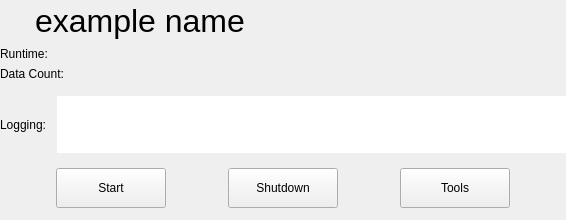
<?xml version="1.0" encoding="UTF-8"?>
<ui version="4.0">
 <class>AlgoStatusWidget</class>
 <widget class="QWidget" name="AlgoStatusWidget">
  <property name="geometry">
   <rect>
    <x>0</x>
    <y>0</y>
    <width>566</width>
    <height>220</height>
   </rect>
  </property>
  <property name="sizePolicy">
   <sizepolicy hsizetype="MinimumExpanding" vsizetype="MinimumExpanding">
    <horstretch>0</horstretch>
    <verstretch>0</verstretch>
   </sizepolicy>
  </property>
  <property name="maximumSize">
   <size>
    <width>566</width>
    <height>220</height>
   </size>
  </property>
  <property name="windowTitle">
   <string>Algo Status Widget</string>
  </property>
  <property name="styleSheet">
   <string notr="true"/>
  </property>
  <layout class="QVBoxLayout" name="verticalLayout_3">
   <property name="leftMargin">
    <number>0</number>
   </property>
   <property name="topMargin">
    <number>0</number>
   </property>
   <property name="rightMargin">
    <number>0</number>
   </property>
   <property name="bottomMargin">
    <number>0</number>
   </property>
   <item>
    <widget class="QWidget" name="widget_4" native="true">
     <property name="sizePolicy">
      <sizepolicy hsizetype="Preferred" vsizetype="Expanding">
       <horstretch>0</horstretch>
       <verstretch>2</verstretch>
      </sizepolicy>
     </property>
     <layout class="QHBoxLayout" name="horizontalLayout_2">
      <property name="leftMargin">
       <number>0</number>
      </property>
      <property name="topMargin">
       <number>0</number>
      </property>
      <property name="rightMargin">
       <number>0</number>
      </property>
      <property name="bottomMargin">
       <number>0</number>
      </property>
      <item>
       <widget class="QWidget" name="widget_3" native="true">
        <property name="sizePolicy">
         <sizepolicy hsizetype="Preferred" vsizetype="Preferred">
          <horstretch>0</horstretch>
          <verstretch>0</verstretch>
         </sizepolicy>
        </property>
        <layout class="QVBoxLayout" name="verticalLayout_2">
         <property name="leftMargin">
          <number>0</number>
         </property>
         <property name="topMargin">
          <number>0</number>
         </property>
         <property name="rightMargin">
          <number>0</number>
         </property>
         <property name="bottomMargin">
          <number>0</number>
         </property>
         <item>
          <widget class="QLabel" name="name_label">
           <property name="sizePolicy">
            <sizepolicy hsizetype="Preferred" vsizetype="Expanding">
             <horstretch>0</horstretch>
             <verstretch>3</verstretch>
            </sizepolicy>
           </property>
           <property name="minimumSize">
            <size>
             <width>0</width>
             <height>0</height>
            </size>
           </property>
           <property name="font">
            <font>
             <pointsize>24</pointsize>
            </font>
           </property>
           <property name="text">
            <string>example name</string>
           </property>
           <property name="alignment">
            <set>Qt::AlignCenter</set>
           </property>
          </widget>
         </item>
         <item>
          <widget class="QWidget" name="runtimeBox" native="true">
           <property name="sizePolicy">
            <sizepolicy hsizetype="Preferred" vsizetype="Preferred">
             <horstretch>0</horstretch>
             <verstretch>1</verstretch>
            </sizepolicy>
           </property>
           <layout class="QHBoxLayout" name="horizontalLayout">
            <property name="leftMargin">
             <number>0</number>
            </property>
            <property name="topMargin">
             <number>0</number>
            </property>
            <property name="rightMargin">
             <number>0</number>
            </property>
            <property name="bottomMargin">
             <number>0</number>
            </property>
            <item>
             <widget class="QLabel" name="runtime_label">
              <property name="text">
               <string>Runtime:</string>
              </property>
             </widget>
            </item>
            <item>
             <widget class="QLabel" name="runtime_value">
              <property name="text">
               <string/>
              </property>
             </widget>
            </item>
           </layout>
          </widget>
         </item>
         <item>
          <widget class="QWidget" name="feedLengthBox" native="true">
           <property name="sizePolicy">
            <sizepolicy hsizetype="Preferred" vsizetype="Preferred">
             <horstretch>0</horstretch>
             <verstretch>1</verstretch>
            </sizepolicy>
           </property>
           <layout class="QHBoxLayout" name="horizontalLayout_5">
            <property name="leftMargin">
             <number>0</number>
            </property>
            <property name="topMargin">
             <number>0</number>
            </property>
            <property name="rightMargin">
             <number>0</number>
            </property>
            <property name="bottomMargin">
             <number>0</number>
            </property>
            <item>
             <widget class="QLabel" name="data_count_label">
              <property name="sizePolicy">
               <sizepolicy hsizetype="Preferred" vsizetype="Preferred">
                <horstretch>0</horstretch>
                <verstretch>0</verstretch>
               </sizepolicy>
              </property>
              <property name="text">
               <string>Data Count:</string>
              </property>
             </widget>
            </item>
            <item>
             <widget class="QLabel" name="data_count_value">
              <property name="text">
               <string/>
              </property>
             </widget>
            </item>
           </layout>
          </widget>
         </item>
        </layout>
       </widget>
      </item>
      <item>
       <widget class="QLabel" name="status_label">
        <property name="sizePolicy">
         <sizepolicy hsizetype="Preferred" vsizetype="Preferred">
          <horstretch>0</horstretch>
          <verstretch>3</verstretch>
         </sizepolicy>
        </property>
        <property name="font">
         <font>
          <pointsize>20</pointsize>
         </font>
        </property>
        <property name="toolTipDuration">
         <number>0</number>
        </property>
        <property name="autoFillBackground">
         <bool>true</bool>
        </property>
        <property name="styleSheet">
         <string notr="true"/>
        </property>
        <property name="text">
         <string/>
        </property>
        <property name="alignment">
         <set>Qt::AlignCenter</set>
        </property>
       </widget>
      </item>
     </layout>
    </widget>
   </item>
   <item>
    <widget class="QWidget" name="logging_widget" native="true">
     <property name="sizePolicy">
      <sizepolicy hsizetype="Preferred" vsizetype="Preferred">
       <horstretch>0</horstretch>
       <verstretch>2</verstretch>
      </sizepolicy>
     </property>
     <property name="maximumSize">
      <size>
       <width>16777215</width>
       <height>75</height>
      </size>
     </property>
     <layout class="QHBoxLayout" name="horizontalLayout_4">
      <property name="leftMargin">
       <number>0</number>
      </property>
      <property name="rightMargin">
       <number>0</number>
      </property>
      <item>
       <widget class="QLabel" name="logging_label">
        <property name="sizePolicy">
         <sizepolicy hsizetype="Preferred" vsizetype="Preferred">
          <horstretch>1</horstretch>
          <verstretch>0</verstretch>
         </sizepolicy>
        </property>
        <property name="text">
         <string>Logging:</string>
        </property>
       </widget>
      </item>
      <item>
       <widget class="QListWidget" name="logging_list_widget">
        <property name="sizePolicy">
         <sizepolicy hsizetype="Expanding" vsizetype="Preferred">
          <horstretch>10</horstretch>
          <verstretch>0</verstretch>
         </sizepolicy>
        </property>
        <property name="font">
         <font>
          <pointsize>12</pointsize>
         </font>
        </property>
        <property name="frameShape">
         <enum>QFrame::NoFrame</enum>
        </property>
        <property name="frameShadow">
         <enum>QFrame::Plain</enum>
        </property>
        <property name="lineWidth">
         <number>0</number>
        </property>
        <property name="autoScrollMargin">
         <number>16</number>
        </property>
        <property name="editTriggers">
         <set>QAbstractItemView::NoEditTriggers</set>
        </property>
        <property name="flow">
         <enum>QListView::LeftToRight</enum>
        </property>
        <property name="batchSize">
         <number>100</number>
        </property>
        <property name="sortingEnabled">
         <bool>true</bool>
        </property>
       </widget>
      </item>
     </layout>
    </widget>
   </item>
   <item>
    <widget class="QWidget" name="widget" native="true">
     <property name="sizePolicy">
      <sizepolicy hsizetype="Preferred" vsizetype="Preferred">
       <horstretch>0</horstretch>
       <verstretch>1</verstretch>
      </sizepolicy>
     </property>
     <layout class="QHBoxLayout" name="horizontalLayout_3">
      <property name="leftMargin">
       <number>0</number>
      </property>
      <property name="topMargin">
       <number>0</number>
      </property>
      <property name="rightMargin">
       <number>0</number>
      </property>
      <property name="bottomMargin">
       <number>12</number>
      </property>
      <item>
       <widget class="QPushButton" name="start_button">
        <property name="sizePolicy">
         <sizepolicy hsizetype="Fixed" vsizetype="Fixed">
          <horstretch>0</horstretch>
          <verstretch>0</verstretch>
         </sizepolicy>
        </property>
        <property name="minimumSize">
         <size>
          <width>100</width>
          <height>40</height>
         </size>
        </property>
        <property name="maximumSize">
         <size>
          <width>110</width>
          <height>40</height>
         </size>
        </property>
        <property name="text">
         <string>Start</string>
        </property>
       </widget>
      </item>
      <item>
       <widget class="QPushButton" name="shutdown_button">
        <property name="sizePolicy">
         <sizepolicy hsizetype="Maximum" vsizetype="Fixed">
          <horstretch>0</horstretch>
          <verstretch>0</verstretch>
         </sizepolicy>
        </property>
        <property name="minimumSize">
         <size>
          <width>100</width>
          <height>40</height>
         </size>
        </property>
        <property name="maximumSize">
         <size>
          <width>110</width>
          <height>40</height>
         </size>
        </property>
        <property name="text">
         <string>Shutdown</string>
        </property>
       </widget>
      </item>
      <item>
       <widget class="QPushButton" name="tool_button">
        <property name="sizePolicy">
         <sizepolicy hsizetype="Fixed" vsizetype="Fixed">
          <horstretch>0</horstretch>
          <verstretch>0</verstretch>
         </sizepolicy>
        </property>
        <property name="minimumSize">
         <size>
          <width>100</width>
          <height>40</height>
         </size>
        </property>
        <property name="maximumSize">
         <size>
          <width>110</width>
          <height>40</height>
         </size>
        </property>
        <property name="text">
         <string>Tools</string>
        </property>
       </widget>
      </item>
     </layout>
    </widget>
   </item>
  </layout>
 </widget>
 <resources/>
 <connections/>
</ui>
